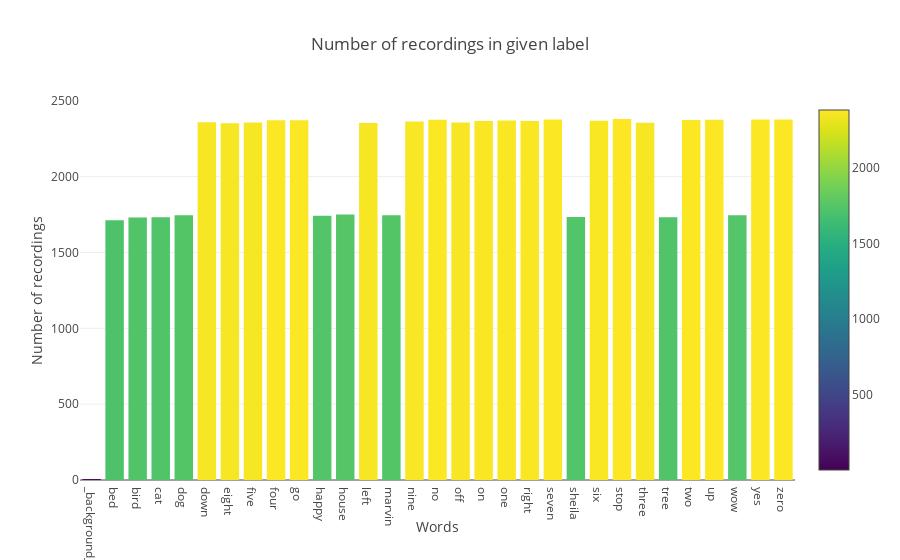

The cell this chart's notebook holds for it:
### Code cell
# Calculate
configure_plotly_browser_state()

number_of_recordings = []
for direct in dirs:
    waves = [f for f in os.listdir(join(train_audio_path, direct)) if f.endswith('.wav')]
    number_of_recordings.append(len(waves))

# Plot
data = [go.Histogram(x=dirs, y=number_of_recordings)]
trace = go.Bar(
    x=dirs,
    y=number_of_recordings,
    marker=dict(color = number_of_recordings, colorscale='Viridis', showscale=True
    ),
)
layout = go.Layout(
    title='Number of recordings in given label',
    xaxis = dict(title='Words'),
    yaxis = dict(title='Number of recordings')
)
py.iplot(go.Figure(data=[trace], layout=layout))

### Figure 1 — Plotly figure (JSON) as saved in the notebook; plotly's stock layout.template omitted (floating-point values rounded to 4 significant figures)
{"data": [{"marker": {"color": [6, 1713, 1731, 1733, 1746, 2359, 2352, 2357, 2372, 2372, 1742, 1750, 2353, 1746, 2364, 2375, 2357, 2367, 2370, 2367, 2377, 1734, 2369, 2380, 2356, 1733, 2373, 2375, 1745, 2377, 2376], "showscale": true, "colorscale": "Viridis"}, "x": ["_background_noise_", "bed", "bird", "cat", "dog", "down", "eight", "five", "four", "go", "happy", "house", "left", "marvin", "nine", "no", "off", "on", "one", "right", "seven", "sheila", "six", "stop", "three", "tree", "two", "up", "wow", "yes", "zero"], "type": "bar", "y": [6, 1713, 1731, 1733, 1746, 2359, 2352, 2357, 2372, 2372, 1742, 1750, 2353, 1746, 2364, 2375, 2357, 2367, 2370, 2367, 2377, 1734, 2369, 2380, 2356, 1733, 2373, 2375, 1745, 2377, 2376], "uid": "b1c39a06-6ae4-46ad-bc57-9ea6b8edba4d"}], "layout": {"yaxis": {"title": {"text": "Number of recordings"}}, "xaxis": {"title": {"text": "Words"}}, "title": {"text": "Number of recordings in given label"}}}
